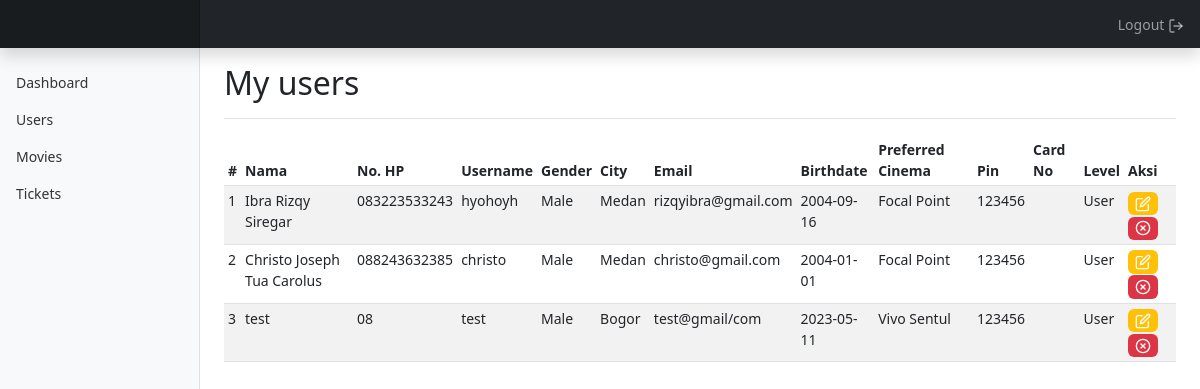
/admin?p=users (signed in), run on the app's committed database.
### tables this page shows
CREATE TABLE `users` (
  `id` int(11) NOT NULL,
  `nama` varchar(255) NOT NULL,
  `no_hp` varchar(15) NOT NULL,
  `username` varchar(100) NOT NULL,
  `gender` varchar(6) NOT NULL,
  `city` int(11) NOT NULL,
  `email_address` varchar(200) NOT NULL,
  `birthdate` date NOT NULL,
  `preferred_cinema` int(11) NOT NULL,
  `pin` varchar(6) NOT NULL,
  `card_no` varchar(30) DEFAULT NULL,
  `password` varchar(255) NOT NULL,
  `address` varchar(255) DEFAULT NULL,
  `level` tinyint(1) NOT NULL DEFAULT 2
);

CREATE TABLE `cities` (
  `city_id` int(11) NOT NULL,
  `city_name` varchar(127) NOT NULL
);

CREATE TABLE `cinemas` (
  `cinema_id` int(11) NOT NULL,
  `city_id` int(11) NOT NULL,
  `cinema_name` varchar(127) NOT NULL,
  `address` varchar(255) NOT NULL,
  `cinema_cover` varchar(128) NOT NULL
);

### includes/functions.php (called while the page is built, shortened)
<?php
    $conn = mysqli_connect("localhost", "root", "", "cgv");
    function tampilkan($query){
        global $conn;
        $hasil = mysqli_query($conn, $query);
        $kosong = [];
        while($isi = mysqli_fetch_assoc($hasil)){
            $kosong[] = $isi;
        }
        return $kosong;
    }
?>

### admin/users/akun.php (the view, shortened to what this page needs)
<?php
    $data = tampilkan("
        SELECT * FROM users a
        INNER JOIN cities b ON a.city = b.city_id
        INNER JOIN cinemas c ON b.city_id = c.city_id
        WHERE level = 2
    ");
?>
<div class="d-flex justify-content-between flex-wrap flex-md-nowrap align-items-center pt-3 pb-2 mb-3 border-bottom">
    <h1 class="h2">My users</h1>
</div>
<div class="table-responsive">
    <table class="table table-striped table-sm mb-5">
        <thead>
            <tr>
                <th scope="col">#</th>
                <th scope="col">Nama</th>
                <th scope="col">No. HP</th>
                <th scope="col">Username</th>
                <th scope="col">Gender</th>
                <th scope="col">City</th>
                <th scope="col">Email</th>
                <th scope="col">Birthdate</th>
                <th scope="col">Preferred Cinema</th>
                <th scope="col">Pin</th>
                <th scope="col">Card No</th>
                <th scope="col">Level</th>
                <th scope="col">Aksi</th>
            </tr>
        </thead>
        <tbody>
            <?php $i = 1; ?>
            <?php foreach($data as $row) : ?>
                <tr>
                    <td><?= $i ?></td>
                    <td><?= $row['nama'] ?></td>
                    <td><?= $row['no_hp'] ?></td>
                    <td><?= $row['username'] ?></td>
                    <td><?= $row['gender'] ?></td>
                    <td><?= $row['city_name'] ?></td>
                    <td><?= $row['email_address'] ?></td>
                    <td><?= $row['birthdate'] ?></td>
                    <td><?= $row['cinema_name'] ?></td>
                    <td><?= $row['pin'] ?></td>
                    <td><?= $row['card_no'] ?></td>
                    <?php if($row['level'] == 1) : ?>
                        <td>Admin</td>
                    <?php else : ?>
                        <td>User</td>
                    <?php endif ?>
                    <td>
                        <a href="/cgv/admin?p=edit-user&id=<?= $row['id'] ?>" class="badge bg-warning"><span data-feather="edit"></span></a>
                        <form action="" method="POST" class="d-inline">
                            <button name="btnHapus" class="border-0 badge bg-danger" onclick="return confirm('Are you sure?')"><span data-feather="x-circle"></span></button>
                        </form>
                    </td>
                </tr>
                <?php $i++; ?>
            <?php endforeach ?>
        </tbody>
    </table>
</div>

### assets/css/dashboard.css (style rules this page uses)
body { font-size: .875rem; }
.feather { width: 16px; height: 16px; }

### data on the page
users: nama "Ibra Rizqy Siregar", no_hp "083223533243", username "hyohoyh", gender "Male", city.city_name "Medan", email_address "rizqyibra@gmail.com", birthdate "2004-09-16", cinemas.cinema_name "Focal Point", pin "123456", level "User"
users: nama "Christo Joseph Tua Carolus", no_hp "088243632385", username "christo", gender "Male", city.city_name "Medan", email_address "christo@gmail.com", birthdate "2004-01-01", cinemas.cinema_name "Focal Point", pin "123456", level "User"
users: nama "test", no_hp "08", username "test", gender "Male", city.city_name "Bogor", email_address "test@gmail/com", birthdate "2023-05-11", cinemas.cinema_name "Vivo Sentul", pin "123456", level "User"
